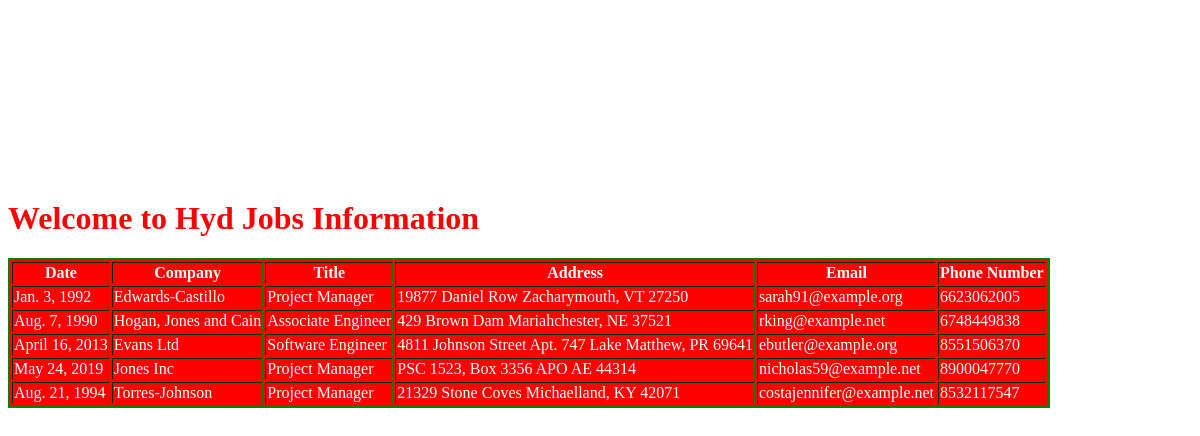
/hydjobsinfo/, run on the app's committed database.
### testapp/models.py (models this page shows)
class HydJobs(models.Model):
    date=models.DateField()
    company=models.CharField(max_length=30)
    title=models.CharField(max_length=30)
    address=models.CharField(max_length=30)
    email=models.EmailField()
    phonenumber=models.BigIntegerField()

### testapp/views.py (the view)
# urls.py: path('hydjobsinfo/', views.hydjobs_view),
def hydjobs_view(request):
    jobs_list=HydJobs.objects.all()
    my_dict={'jobs_list':jobs_list}
    return render(request,'testapp/hydjob.html',my_dict)

### templates/testapp/hydjob.html (shortened to what this page needs)
<!DOCTYPE html>
{% load static %}
<html lang="en">
<head>
    <link rel="stylesheet" href="{% static 'css/jobs.css'%}">
</head>
<body>
    <h1>Welcome to Hyd Jobs Information</h1>
    {% if jobs_list %}
    <table border="5">
    <thead>
        <th>Date</th>
        <th>Company</th>
        <th>Title</th>
        <th>Address</th>
        <th>Email</th>
        <th>Phone Number</th>
    </thead>
    {% for job in jobs_list %}
    <tr>
        <td>{{job.date}}</td>
        <td>{{job.company}}</td>
        <td>{{job.title}}</td>
        <td>{{job.address}}</td>
        <td>{{job.email}}</td>
        <td>{{job.phonenumber}}</td>
    </tr>
    {% endfor %}
    </table>
    {% else %}
    <p>No Jobs in Hyderabad....</p>
    {% endif %}
</body>
</html>

### templates/testapp/hydjob.html (style rules this page uses)
body { margin-top: 200px; text-align: auto; color: red; }
table { background: red; color: white; border: 2px solid green; }

### data on the page
HydJobs: date "Jan. 3, 1992", company "Edwards-Castillo", title "Project Manager", address "19877 Daniel Row Zacharymouth, VT 27250", email "sarah91@example.org", phonenumber "6623062005"
HydJobs: date "Aug. 7, 1990", company "Hogan, Jones and Cain", title "Associate Engineer", address "429 Brown Dam Mariahchester, NE 37521", email "rking@example.net", phonenumber "6748449838"
HydJobs: date "April 16, 2013", company "Evans Ltd", title "Software Engineer", address "4811 Johnson Street Apt. 747 Lake Matthew, PR 69641", email "ebutler@example.org", phonenumber "8551506370"
HydJobs: date "May 24, 2019", company "Jones Inc", title "Project Manager", address "PSC 1523, Box 3356 APO AE 44314", email "nicholas59@example.net", phonenumber "8900047770"
HydJobs: date "Aug. 21, 1994", company "Torres-Johnson", title "Project Manager", address "21329 Stone Coves Michaelland, KY 42071", email "costajennifer@example.net", phonenumber "8532117547"
